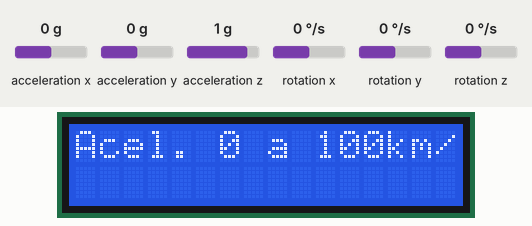
Bench run of a sketch on a simulated Arduino Uno, built with avr-gcc and run on an emulated ATmega328P. Parts: 16×2 character LCD. The inputs (shaded band) are chosen by the test bench; at power-on: acceleration x 0 g, acceleration y 0 g, acceleration z 1 g, rotation x 0 °/s, rotation y 0 °/s, rotation z 0 °/s.

Above: at 0.1 s.
At 3.2 s:
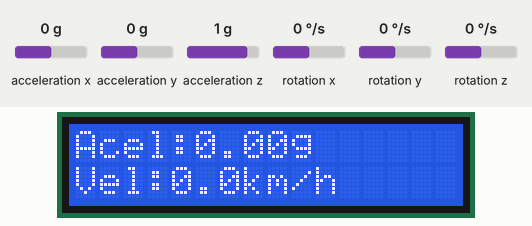
3.3 s: acceleration x set to 1.4 g
At 5.9 s:
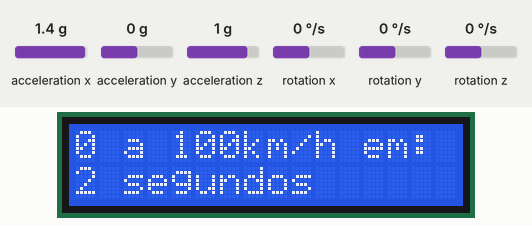
Timing chart, 0 to 7.4 s (numbered marks = the images above; inputs shaded):
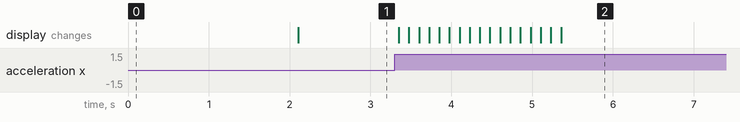

Measured:
- after the input at 3.3 s, the display: first changes after 0.05 s (image 2 shows a later state)

The sketch:

main.ino
```cpp
#include <Wire.h>
#include <LiquidCrystal_I2C.h>
#include <MPU6050.h>

MPU6050 mpu;
LiquidCrystal_I2C lcd(0x27, 16, 2);

unsigned long startTime = 0;
bool started = false;
bool finished = false;

void setup() {
  Serial.begin(9600);
  Wire.begin();
  lcd.init();
  lcd.backlight();

  mpu.initialize();
  if (!mpu.testConnection()) {
    lcd.print("MPU6050 Fail");
    while (1);
  }

  lcd.setCursor(0, 0);
  lcd.print("Acel. 0 a 100km/h");
  delay(2000);
  lcd.clear();
}

void loop() {
  int16_t ax, ay, az;
  mpu.getAcceleration(&ax, &ay, &az);

  // Conversão para g (aceleração gravitacional)
  float accel_x = ax / 16384.0;

  // calcula velocidade integrando
  static float velocidade = 0.0;
  static unsigned long lastTime = millis();
  unsigned long currentTime = millis();
  float deltaTime = (currentTime - lastTime) / 1000.0; // em segundos
  lastTime = currentTime;

  if (fabs(accel_x) > 0.6) {  // ignorar ruído
    velocidade += accel_x * 9.81 * deltaTime; // m/s
  }

  float velocidade_kmh = velocidade * 3.6;

  // inicio da medição
  if (velocidade_kmh > 5 && !started) {
    started = true;
    startTime = millis();
  }

  // bater 100
  if (velocidade_kmh >= 100 && started && !finished) {
    unsigned long totalTime = (millis() - startTime) / 1000;
    lcd.clear();
    lcd.setCursor(0, 0);
    lcd.print("0 a 100km/h em:");
    lcd.setCursor(0, 1);
    lcd.print(totalTime);
    lcd.print(" segundos");
    finished = true;
  }

  // to print
  if (!finished) {
    lcd.setCursor(0, 0);
    lcd.print("Acel:");
    lcd.print(accel_x, 2);
    lcd.print("g");

    lcd.setCursor(0, 1);
    lcd.print("Vel:");
    lcd.print(velocidade_kmh, 1);
    lcd.print("km/h ");
  }

  delay(100);
}
```
